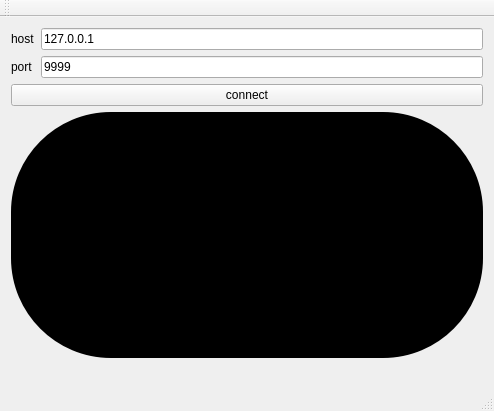
<?xml version="1.0" encoding="UTF-8"?>
<ui version="4.0">
 <class>MainWindow</class>
 <widget class="QMainWindow" name="MainWindow">
  <property name="geometry">
   <rect>
    <x>0</x>
    <y>0</y>
    <width>494</width>
    <height>411</height>
   </rect>
  </property>
  <property name="windowTitle">
   <string>Flashlight</string>
  </property>
  <widget class="QWidget" name="centralWidget">
   <layout class="QVBoxLayout" name="verticalLayout">
    <item>
     <layout class="QFormLayout" name="formLayout">
      <item row="0" column="0">
       <widget class="QLabel" name="label">
        <property name="text">
         <string>host</string>
        </property>
       </widget>
      </item>
      <item row="0" column="1">
       <widget class="QLineEdit" name="hostLineEdit">
        <property name="text">
         <string>127.0.0.1</string>
        </property>
       </widget>
      </item>
      <item row="1" column="0">
       <widget class="QLabel" name="label_2">
        <property name="text">
         <string>port</string>
        </property>
       </widget>
      </item>
      <item row="1" column="1">
       <widget class="QLineEdit" name="portLineEdit">
        <property name="text">
         <string>9999</string>
        </property>
       </widget>
      </item>
      <item row="2" column="0" colspan="2">
       <widget class="QPushButton" name="connectPushButton">
        <property name="text">
         <string>connect</string>
        </property>
       </widget>
      </item>
     </layout>
    </item>
    <item>
     <widget class="QLabel" name="lanternLabel">
      <property name="sizePolicy">
       <sizepolicy hsizetype="Expanding" vsizetype="Expanding">
        <horstretch>0</horstretch>
        <verstretch>0</verstretch>
       </sizepolicy>
      </property>
      <property name="styleSheet">
       <string notr="true">background-color: rgb(0,0, 0);
border-radius: 100px;
  min-height: 20px;
  min-width: 20px;</string>
      </property>
      <property name="frameShape">
       <enum>QFrame::Box</enum>
      </property>
      <property name="frameShadow">
       <enum>QFrame::Plain</enum>
      </property>
      <property name="text">
       <string/>
      </property>
     </widget>
    </item>
    <item>
     <widget class="QLabel" name="statusLabel">
      <property name="sizePolicy">
       <sizepolicy hsizetype="Preferred" vsizetype="Minimum">
        <horstretch>0</horstretch>
        <verstretch>0</verstretch>
       </sizepolicy>
      </property>
      <property name="maximumSize">
       <size>
        <width>16777215</width>
        <height>15</height>
       </size>
      </property>
      <property name="text">
       <string/>
      </property>
     </widget>
    </item>
   </layout>
  </widget>
  <widget class="QMenuBar" name="menuBar">
   <property name="geometry">
    <rect>
     <x>0</x>
     <y>0</y>
     <width>494</width>
     <height>21</height>
    </rect>
   </property>
  </widget>
  <widget class="QToolBar" name="mainToolBar">
   <attribute name="toolBarArea">
    <enum>TopToolBarArea</enum>
   </attribute>
   <attribute name="toolBarBreak">
    <bool>false</bool>
   </attribute>
  </widget>
  <widget class="QStatusBar" name="statusBar"/>
 </widget>
 <layoutdefault spacing="6" margin="11"/>
 <resources/>
 <connections/>
</ui>
